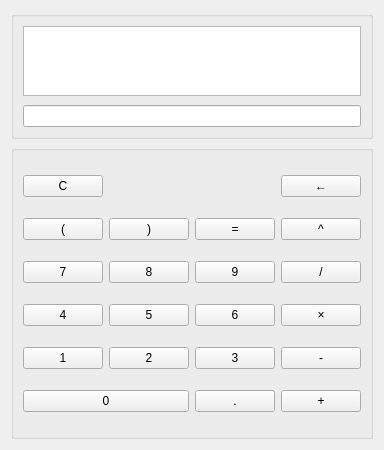
<?xml version="1.0" encoding="UTF-8"?>
<ui version="4.0">
 <class>Widget</class>
 <widget class="QWidget" name="Widget">
  <property name="geometry">
   <rect>
    <x>0</x>
    <y>0</y>
    <width>380</width>
    <height>450</height>
   </rect>
  </property>
  <property name="windowTitle">
   <string>计算器</string>
  </property>
  <layout class="QVBoxLayout" name="verticalLayout_2" stretch="1,3">
   <item>
    <widget class="QGroupBox" name="groupBox">
     <property name="sizePolicy">
      <sizepolicy hsizetype="Preferred" vsizetype="Preferred">
       <horstretch>0</horstretch>
       <verstretch>0</verstretch>
      </sizepolicy>
     </property>
     <property name="title">
      <string/>
     </property>
     <layout class="QVBoxLayout" name="verticalLayout" stretch="0,0">
      <property name="spacing">
       <number>9</number>
      </property>
      <item>
       <widget class="QTextEdit" name="textEdit">
        <property name="sizePolicy">
         <sizepolicy hsizetype="Expanding" vsizetype="Expanding">
          <horstretch>0</horstretch>
          <verstretch>0</verstretch>
         </sizepolicy>
        </property>
        <property name="html">
         <string>&lt;!DOCTYPE HTML PUBLIC &quot;-//W3C//DTD HTML 4.0//EN&quot; &quot;http://www.w3.org/TR/REC-html40/strict.dtd&quot;&gt;
&lt;html&gt;&lt;head&gt;&lt;meta name=&quot;qrichtext&quot; content=&quot;1&quot; /&gt;&lt;style type=&quot;text/css&quot;&gt;
p, li { white-space: pre-wrap; }
&lt;/style&gt;&lt;/head&gt;&lt;body style=&quot; font-family:'SimSun'; font-size:9pt; font-weight:400; font-style:normal;&quot;&gt;
&lt;p style=&quot;-qt-paragraph-type:empty; margin-top:0px; margin-bottom:0px; margin-left:0px; margin-right:0px; -qt-block-indent:0; text-indent:0px;&quot;&gt;&lt;br /&gt;&lt;/p&gt;&lt;/body&gt;&lt;/html&gt;</string>
        </property>
       </widget>
      </item>
      <item>
       <widget class="QLineEdit" name="lineEdit">
        <property name="sizePolicy">
         <sizepolicy hsizetype="Expanding" vsizetype="Expanding">
          <horstretch>0</horstretch>
          <verstretch>0</verstretch>
         </sizepolicy>
        </property>
        <property name="cursor">
         <cursorShape>BlankCursor</cursorShape>
        </property>
        <property name="layoutDirection">
         <enum>Qt::LeftToRight</enum>
        </property>
        <property name="alignment">
         <set>Qt::AlignRight|Qt::AlignTrailing|Qt::AlignVCenter</set>
        </property>
        <property name="readOnly">
         <bool>true</bool>
        </property>
       </widget>
      </item>
     </layout>
    </widget>
   </item>
   <item>
    <widget class="QGroupBox" name="groupBox_2">
     <property name="sizePolicy">
      <sizepolicy hsizetype="Preferred" vsizetype="Preferred">
       <horstretch>0</horstretch>
       <verstretch>0</verstretch>
      </sizepolicy>
     </property>
     <property name="title">
      <string/>
     </property>
     <layout class="QGridLayout" name="gridLayout">
      <item row="3" column="2">
       <widget class="QPushButton" name="pushButton9">
        <property name="text">
         <string>9</string>
        </property>
       </widget>
      </item>
      <item row="4" column="2">
       <widget class="QPushButton" name="pushButton6">
        <property name="text">
         <string>6</string>
        </property>
       </widget>
      </item>
      <item row="2" column="4">
       <widget class="QPushButton" name="pushButton_pow">
        <property name="text">
         <string>^</string>
        </property>
       </widget>
      </item>
      <item row="2" column="2">
       <widget class="QPushButton" name="pushButton_equal">
        <property name="text">
         <string>=</string>
        </property>
       </widget>
      </item>
      <item row="6" column="4">
       <widget class="QPushButton" name="pushButton_plus">
        <property name="text">
         <string>+</string>
        </property>
       </widget>
      </item>
      <item row="3" column="0">
       <widget class="QPushButton" name="pushButton7">
        <property name="text">
         <string>7</string>
        </property>
       </widget>
      </item>
      <item row="3" column="4">
       <widget class="QPushButton" name="pushButton_divide">
        <property name="text">
         <string>/</string>
        </property>
       </widget>
      </item>
      <item row="4" column="4">
       <widget class="QPushButton" name="pushButton_multiply">
        <property name="text">
         <string>×</string>
        </property>
       </widget>
      </item>
      <item row="3" column="1">
       <widget class="QPushButton" name="pushButton8">
        <property name="text">
         <string>8</string>
        </property>
       </widget>
      </item>
      <item row="5" column="2">
       <widget class="QPushButton" name="pushButton3">
        <property name="text">
         <string>3</string>
        </property>
       </widget>
      </item>
      <item row="6" column="2">
       <widget class="QPushButton" name="pushButton_dot">
        <property name="text">
         <string>.</string>
        </property>
       </widget>
      </item>
      <item row="5" column="0">
       <widget class="QPushButton" name="pushButton1">
        <property name="text">
         <string>1</string>
        </property>
       </widget>
      </item>
      <item row="5" column="4">
       <widget class="QPushButton" name="pushButton_minus">
        <property name="text">
         <string>-</string>
        </property>
       </widget>
      </item>
      <item row="6" column="0" colspan="2">
       <widget class="QPushButton" name="pushButton0">
        <property name="text">
         <string>0</string>
        </property>
       </widget>
      </item>
      <item row="4" column="1">
       <widget class="QPushButton" name="pushButton5">
        <property name="text">
         <string>5</string>
        </property>
       </widget>
      </item>
      <item row="4" column="0">
       <widget class="QPushButton" name="pushButton4">
        <property name="text">
         <string>4</string>
        </property>
       </widget>
      </item>
      <item row="5" column="1">
       <widget class="QPushButton" name="pushButton2">
        <property name="text">
         <string>2</string>
        </property>
       </widget>
      </item>
      <item row="0" column="0">
       <widget class="QPushButton" name="pushButton_cancel">
        <property name="text">
         <string>C</string>
        </property>
       </widget>
      </item>
      <item row="2" column="1">
       <widget class="QPushButton" name="pushButton_right">
        <property name="text">
         <string>)</string>
        </property>
       </widget>
      </item>
      <item row="2" column="0">
       <widget class="QPushButton" name="pushButton_left">
        <property name="text">
         <string>(</string>
        </property>
       </widget>
      </item>
      <item row="0" column="4">
       <widget class="QPushButton" name="pushButton_delete">
        <property name="text">
         <string>←</string>
        </property>
       </widget>
      </item>
     </layout>
    </widget>
   </item>
  </layout>
 </widget>
 <resources/>
 <connections/>
</ui>
